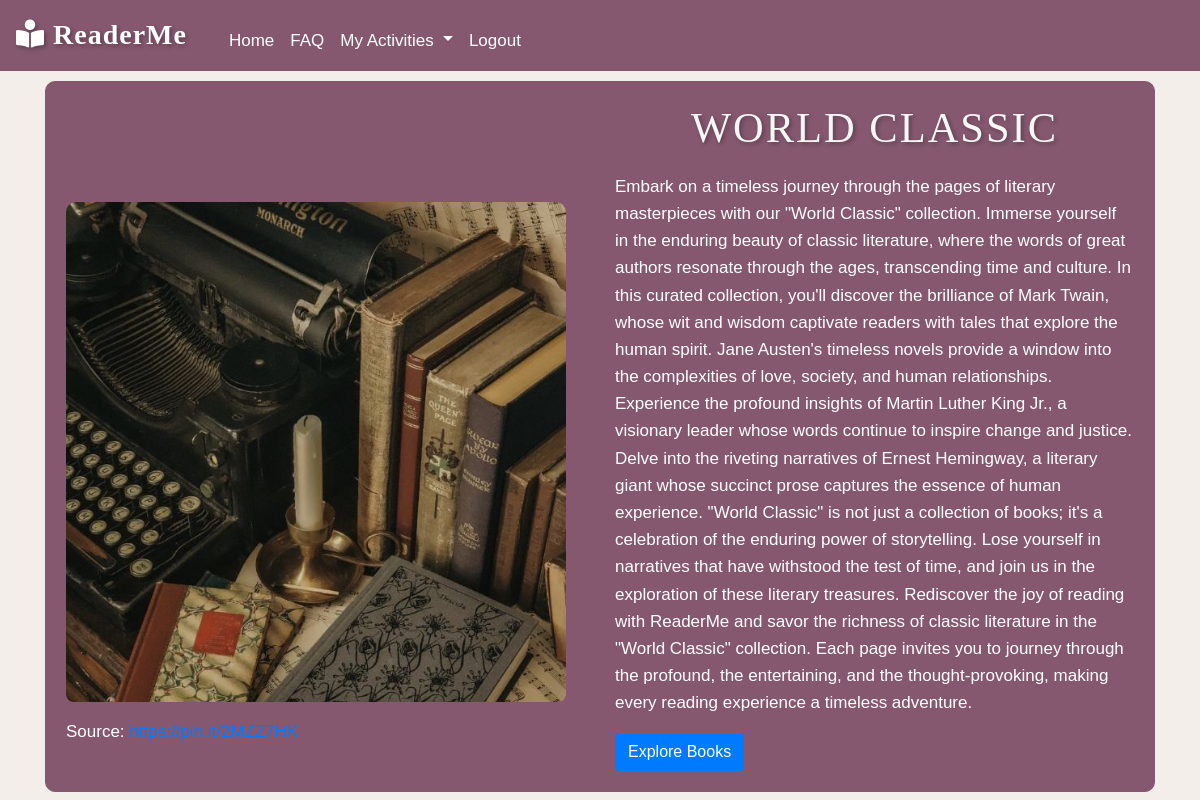
Screenshot of /collection/1/ with the database file from the repository.
### allbooks/models.py (models this page shows, shortened)
class Collection(models.Model):
    name = models.CharField(max_length=255)
    image = models.ImageField(upload_to='collection_images/', null=True, blank=True)
    description = models.TextField(default='')  # Set a default value
    source_url = models.URLField(blank=True, null=True)

### allbooks/views.py (the view)
# urls.py: path('collection/<int:collection_id>/', views.collection_detail, name='collection_detail'),
def collection_detail(request, collection_id):
    collection = get_object_or_404(Collection, id=collection_id)
    books = collection.book_set.all()  # Assuming your Book model has a related_name='book_set'
    return render(request, 'allbooks/collection_detail.html', {'collection': collection, 'books': books})

### allbooks/templates/allbooks/collection_detail.html (shortened to what this page needs)
{% extends 'main/layout.html' %}
{% load static %}
{% block content %}
{% include "main/navbar.html" %}
    <div class="container">
        <div class="book-catalog">
            <div class="row">
                <div class="col-md-6">
                    <div class="image-container">
                    <img src="{{ collection.image.url }}" alt="Collection Image" class="img-fluid">
                    </div>
                    {% if collection.source_url %}
                    <p class="mt-3">Source: <a href="{{ collection.source_url }}" target="_blank">{{ collection.source_url }}</a></p>
                    {% endif %}
                </div>
                <div class="col-md-6">
                    <h2>{{ collection.name }}</h2>
                    <p>{{ collection.description }}</p>
                    <a href="{% url 'allbooks:books_in_collection' collection.id %}" class="btn btn-primary">Explore Books</a>
                </div>
            </div>
        </div>
    </div>
{% endblock %}

### books/static/main/css/main.css (style rules this page uses)
body { background-color: #F3EEEA; color: #000000; font-family:'Lucida Sans', 'Lucida Sans Regular', 'Lucida Grande', 'Lucida Sans Unicode', Geneva, Verdana, sans-serif; font-size: 17px; line-height: 1.6; }
h2 { color: #f7f7f7; font-size: 2.5em; font-family:Georgia, 'Times New Roman', Times, serif; text-align: center; margin-bottom: 20px; text-transform: uppercase; letter-spacing: 2px; text-shadow: 2px 2px 4px rgba(0, 0, 0, 0.3); }
.book-catalog { background-color: #85586F; border: 1px solid #85586F; border-radius: 10px; padding: 20px; margin-top: 10px; color: #FFFFFF; font-family: 'Gill Sans', 'Gill Sans MT', Calibri, 'Trebuchet MS', sans-serif; }
.image-container { width: 500px; height: 600px; overflow: hidden; border-radius: 8px; }
.image-container img { width: 100%; height: 100%; object-fit: cover; border-radius: 10px; margin-top: 100px; }

### rows the page displays
Collection: image (picture), name "WORLD CLASSIC", description "Embark on a timeless journey through the pages of literary masterpieces with our \"World Classic\" collection. Immerse yourself in the enduring beauty of classic literature, where the words of great authors resonate through the ages, transcending time and culture. In this curated collection, you'll discover the brilliance of Mark Twain, whose wit and wisdom captivate readers with tales that explore the human spirit. Jane Austen's timeless novels provide a window into the complexities of love, society, and human relationships. Experience the profound insights of Martin Luther King Jr., a visionary leader whose words continue to inspire change and justice. Delve into the riveting narratives of…"
